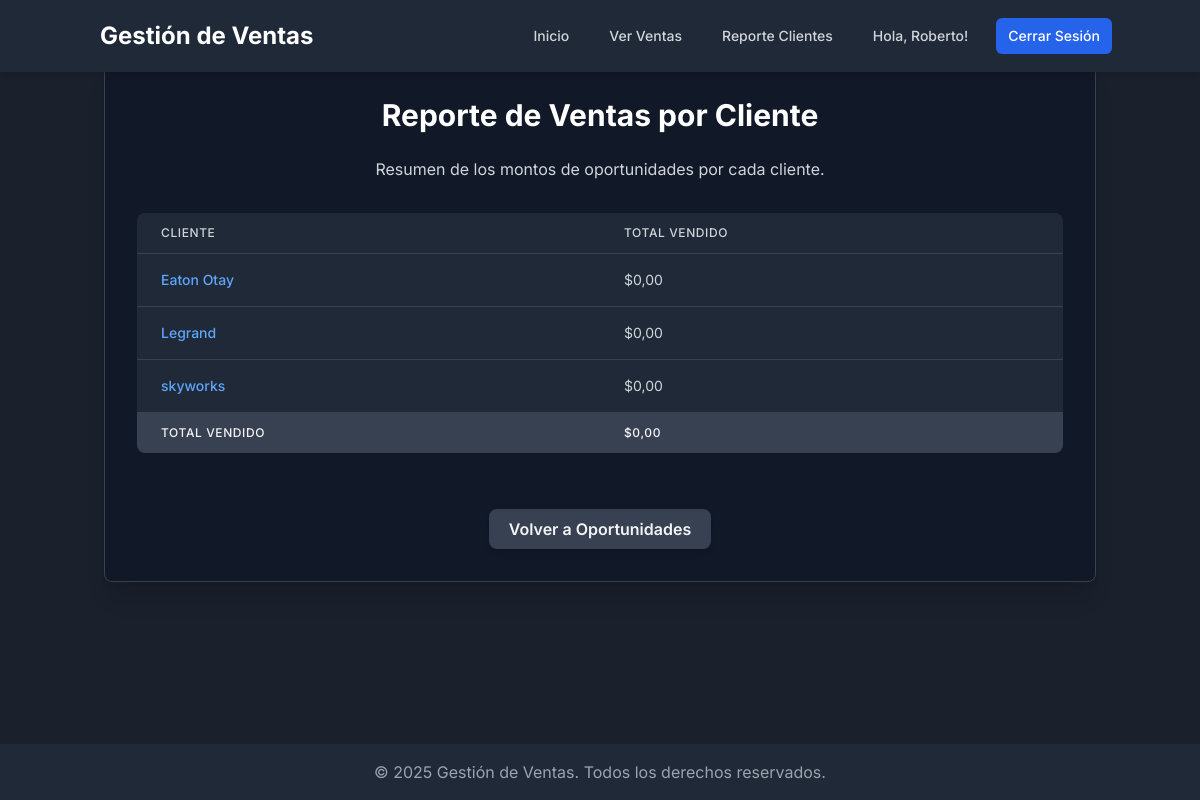
The app's page /reporte-clientes/ (signed in) with its own data.
### app/models.py (models this page shows, shortened)
class Cliente(models.Model):
    nombre_empresa = models.CharField(max_length=200, unique=True, verbose_name="Nombre de la Empresa")
    contacto_principal = models.CharField(max_length=200, blank=True, null=True, verbose_name="Contacto Principal")
    telefono = models.CharField(max_length=20, blank=True, null=True, verbose_name="Teléfono")
    email = models.EmailField(blank=True, null=True, verbose_name="Email")
    direccion = models.CharField(max_length=255, blank=True, null=True, verbose_name="Dirección")
    asignado_a = models.ForeignKey(User, on_delete=models.SET_NULL, null=True, blank=True, related_name='clientes_asignados', verbose_name="Asignado a")
    fecha_creacion = models.DateTimeField(auto_now_add=True, verbose_name="Fecha de Creación")
    fecha_actualizacion = models.DateTimeField(auto_now=True, verbose_name="Última Actualización")
    class Meta:
        verbose_name = "Cliente"
        verbose_name_plural = "Clientes"
        ordering = ['nombre_empresa']

### app/views.py (the view)
# urls.py: path("reporte-clientes/", views.reporte_ventas_por_cliente, name="reporte_ventas_por_cliente"),
@login_required
def reporte_ventas_por_cliente(request):
    if is_supervisor(request.user):
        reporte_data = Cliente.objects.annotate(
            total_monto=Coalesce(
                Sum('oportunidades__monto', filter=Q(oportunidades__probabilidad_cierre=100)),
                Value(Decimal('0.00')) # Asegura que si no hay ventas, el monto sea 0.00
            )
        ).values(
            'id', # Para la URL
            'nombre_empresa', # Para mostrar el nombre del cliente
            'total_monto' # El monto calculado
        ).order_by('nombre_empresa')
        total_general = TodoItem.objects.filter(probabilidad_cierre=100).aggregate(
            sum_monto=Sum('monto')
        )['sum_monto'] or Decimal('0.00')
    else:
        reporte_data = Cliente.objects.filter(asignado_a=request.user).annotate(
            total_monto=Coalesce(
                Sum('oportunidades__monto', filter=Q(oportunidades__probabilidad_cierre=100, oportunidades__usuario=request.user)),
                Value(Decimal('0.00')) # Asegura 0.00 si no hay ventas para ESTE VENDEDOR
            )
        ).values(
            'id', # Para la URL
            'nombre_empresa', # Para mostrar el nombre del cliente
            'total_monto' # El monto calculado
        ).order_by('nombre_empresa')
        total_general = TodoItem.objects.filter(
            usuario=request.user, probabilidad_cierre=100
        ).aggregate(sum_monto=Sum('monto'))['sum_monto'] or Decimal('0.00')
    context = {
        'reporte_data': reporte_data,
        'total_general': total_general,
        'is_supervisor': is_supervisor(request.user),
    }
    return render(request, 'reporte_ventas_por_cliente.html', context)

### app/templatetags/app_filters.py (called while the page is built)
@register.filter
def format_currency_es(value):
    if value is None:
        return "0,00" # Retorna un valor predeterminado si el valor es None
    try:
        decimal_value = Decimal(value)
    except InvalidOperation:
        return value # O puedes devolver "Formato inválido"
    try:
        locale.setlocale(locale.LC_ALL, 'es_ES.UTF-8')
    except locale.Error:
        try:
            locale.setlocale(locale.LC_ALL, 'es_ES')
        except locale.Error:
            formatted_value = f"{decimal_value:,.2f}"
            return formatted_value.replace(",", "X").replace(".", ",").replace("X", ".")
    formatted_value = locale.format_string("%.2f", decimal_value, grouping=True)
    return formatted_value

### app/views.py (called while the page is built)
def is_supervisor(user):
    return user.groups.filter(name='Supervisores').exists()

### app/templates/reporte_ventas_por_cliente.html (shortened to what this page needs)
{% extends "base.html" %}
{% load app_filters %}
{% block content %}
<div class="mt-8 bg-gray-900 text-gray-100 p-8 rounded-lg shadow-xl border border-gray-700">
    <h1 class="text-3xl font-bold text-white mb-6 text-center">Reporte de Ventas por Cliente</h1>
    <p class="text-gray-300 mb-8 text-center">Resumen de los montos de oportunidades por cada cliente.</p>
    <div class="overflow-x-auto">
        {% if reporte_data %}
        <table class="min-w-full divide-y divide-gray-700 rounded-lg overflow-hidden mb-6">
            <thead class="bg-gray-800">
                <tr>
                    <th scope="col" class="px-6 py-3 text-left text-xs font-medium text-gray-300 uppercase tracking-wider">Cliente</th>
                    <th scope="col" class="px-6 py-3 text-left text-xs font-medium text-gray-300 uppercase tracking-wider">Total Vendido</th>
                </tr>
            </thead>
            <tbody class="bg-gray-800 divide-y divide-gray-700">
                {% for row in reporte_data %}
                <tr>
                    <td class="px-6 py-4 whitespace-nowrap text-sm font-medium text-white">
                        <a href="{% url 'oportunidades_por_cliente' row.id %}" class="text-blue-400 hover:text-blue-300 hover:underline">
                            {{ row.nombre_empresa }}
                        </a>
                    </td>
                    <td class="px-6 py-4 whitespace-nowrap text-sm text-gray-300">${{ row.total_monto|format_currency_es }}</td>
                </tr>
                {% endfor %}
            </tbody>
            <tfoot class="bg-gray-700">
                <tr>
                    <th scope="col" class="px-6 py-3 text-left text-xs font-medium text-gray-100 uppercase tracking-wider">TOTAL VENDIDO</th>
                    <th scope="col" class="px-6 py-3 text-left text-xs font-medium text-gray-100 uppercase tracking-wider">${{ total_general|format_currency_es }}</th>
                </tr>
            </tfoot>
        </table>
        {% else %}
        <p class="text-center text-gray-400 text-lg">No hay datos de ventas asociados a clientes para generar el reporte.</p>
        <p class="text-center text-gray-400 text-md mt-2">Asegúrate de haber registrado clientes y asignado ventas a ellos.</p>
        {% endif %}
    </div>
    <div class="mt-8 text-center">
        <a href="{% url 'todos' %}" class="inline-block bg-gray-700 hover:bg-gray-600 text-gray-100 font-semibold py-2 px-5 rounded-lg shadow-md transition duration-300 ease-in-out transform hover:scale-105 focus:outline-none focus:ring-2 focus:ring-gray-500 focus:ring-opacity-75">
            Volver a Oportunidades
        </a>
    </div>
</div>
{% endblock %}

### app/templates/base.html (shortened to what this page needs)
<!DOCTYPE html>
<html lang="es">
<head>
    <script src="https://cdn.tailwindcss.com"></script>
</head>
<body class="min-h-screen flex flex-col">
    <nav class="bg-gray-800 p-4 fixed w-full z-10 top-0 shadow-md">
        <div class="container mx-auto flex justify-between items-center">
            <a class="text-white text-2xl font-bold rounded-lg px-3 py-1 hover:bg-gray-700 transition duration-300" href="{% url 'home' %}">
                Gestión de Ventas
            </a>
            <div class="flex space-x-4">
                <a class="text-gray-300 hover:bg-gray-700 hover:text-white px-3 py-2 rounded-md text-sm font-medium transition duration-300" href="{% url 'home' %}">Inicio</a>
                {% if user.is_authenticated %}
                    <a class="text-gray-300 hover:bg-gray-700 hover:text-white px-3 py-2 rounded-md text-sm font-medium transition duration-300" href="{% url 'todos' %}">Ver Ventas</a>
                    <a class="text-gray-300 hover:bg-gray-700 hover:text-white px-3 py-2 rounded-md text-sm font-medium transition duration-300" href="{% url 'reporte_ventas_por_cliente' %}">Reporte Clientes</a>
                    <span class="text-gray-300 px-3 py-2 text-sm font-medium">Hola, {{ user.username }}!</span>
                    <a class="bg-blue-600 hover:bg-blue-700 text-white px-3 py-2 rounded-md text-sm font-medium transition duration-300" href="{% url 'user_logout' %}">Cerrar Sesión</a>
                {% endif %}
            </div>
        </div>
    </nav>
    <div class="flex-grow container mx-auto px-4 py-8 main-content">
        {% block content %}{% endblock %}
    </div>
    <footer class="bg-gray-800 text-gray-400 text-center p-4 mt-8">
        <div class="container mx-auto">
            <p>&copy; 2025 Gestión de Ventas. Todos los derechos reservados.</p>
        </div>
    </footer>
</body>
</html>

### app/templates/base.html (style rules this page uses)
body { font-family: 'Inter', sans-serif; background-color: #1a202c; color: #e2e8f0; }
.main-content { padding-top: 4rem; }

### records on screen
Cliente: nombre_empresa "Eaton Otay", total_monto "0,00"
Cliente: nombre_empresa "Legrand", total_monto "0,00"
Cliente: nombre_empresa "skyworks", total_monto "0,00"

### other values on screen
{{ user.username }} "Roberto"
{{ total_general|format_currency_es }} "0,00"
